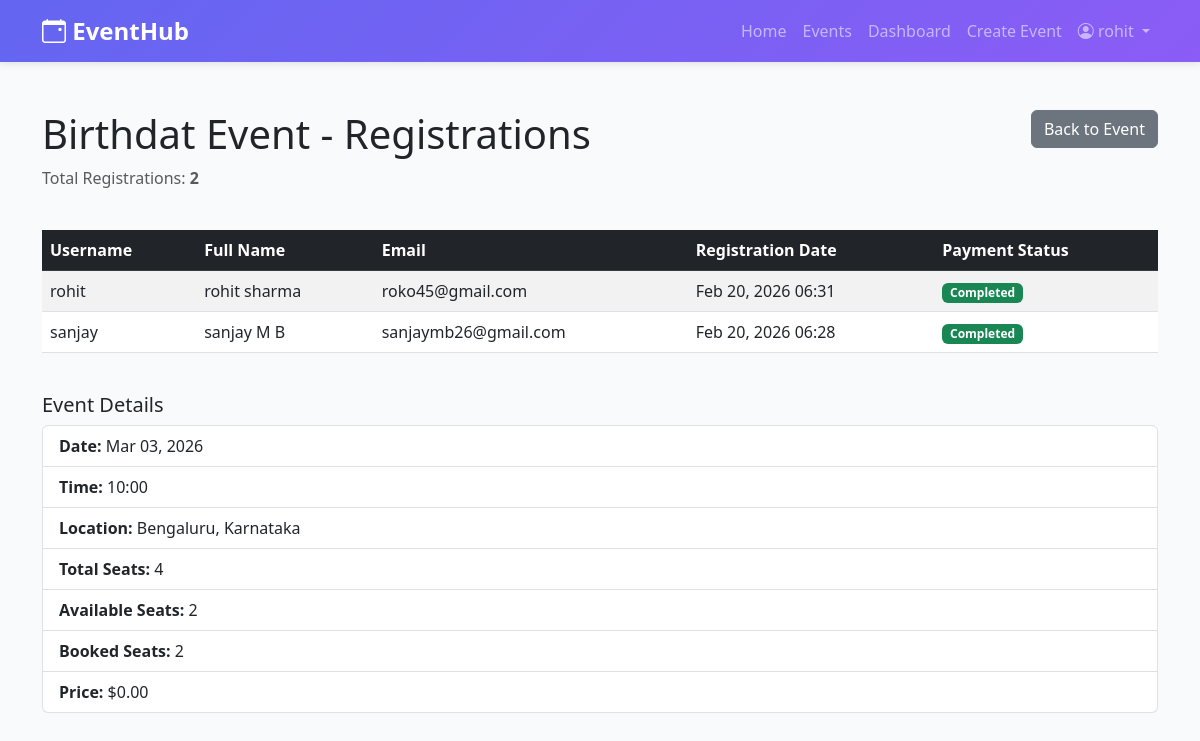
Page /events/1/registrations/ (signed in) on the committed database.
### events/models.py (models this page shows, shortened)
class CustomUser(AbstractUser):
    ROLE_CHOICES = (
        ('admin', 'Admin'),
        ('organizer', 'Event Organizer'),
        ('attendee', 'Attendee'),
    )
    role = models.CharField(max_length=20, choices=ROLE_CHOICES, default='attendee')
    bio = models.TextField(blank=True, null=True)
    profile_image = models.ImageField(upload_to='profiles/', blank=True, null=True)
    created_at = models.DateTimeField(auto_now_add=True)
    class Meta:
        ordering = ['-created_at']

class Event(models.Model):
    title = models.CharField(max_length=200)
    description = models.TextField()
    date = models.DateField()
    time = models.TimeField()
    location = models.CharField(max_length=300)
    price = models.DecimalField(max_digits=10, decimal_places=2, default=0.00, validators=[MinValueValidator(0)])
    max_seats = models.IntegerField(validators=[MinValueValidator(1)])
    available_seats = models.IntegerField(validators=[MinValueValidator(0)])
    image = models.ImageField(upload_to='events/', blank=True, null=True)
    created_by = models.ForeignKey(CustomUser, on_delete=models.CASCADE, related_name='organized_events')
    created_at = models.DateTimeField(auto_now_add=True)
    updated_at = models.DateTimeField(auto_now=True)
    class Meta:
        ordering = ['-date', '-time']
        indexes = [
            models.Index(fields=['date', 'time']),
            models.Index(fields=['created_by']),
        ]
    def get_booked_seats(self):
        return self.max_seats - self.available_seats

class Booking(models.Model):
    PAYMENT_STATUS_CHOICES = (
        ('pending', 'Pending'),
        ('completed', 'Completed'),
        ('cancelled', 'Cancelled'),
    )
    user = models.ForeignKey(CustomUser, on_delete=models.CASCADE, related_name='bookings')
    event = models.ForeignKey(Event, on_delete=models.CASCADE, related_name='bookings')
    booking_date = models.DateTimeField(auto_now_add=True)
    payment_status = models.CharField(max_length=20, choices=PAYMENT_STATUS_CHOICES, default='completed')
    class Meta:
        unique_together = ('user', 'event')
        ordering = ['-booking_date']
        indexes = [
            models.Index(fields=['user', 'event']),
            models.Index(fields=['payment_status']),
        ]

### events/views.py (the view)
# urls.py: path('events/<int:pk>/registrations/', views.event_registrations, name='event_registrations'),
@login_required
def event_registrations(request, pk):
    event = get_object_or_404(Event, pk=pk)
    if request.user != event.created_by and request.user.role != 'admin':
        messages.error(request, 'You do not have permission to view registrations for this event.')
        return redirect('event_detail', pk=pk)
    registrations = Booking.objects.filter(event=event).select_related('user').order_by('-booking_date')
    context = {
        'event': event,
        'registrations': registrations,
        'total_registrations': registrations.count(),
    }
    return render(request, 'events/event_registrations.html', context)

### events/templates/events/event_registrations.html (shortened to what this page needs)
{% extends 'base.html' %}
{% block content %}
<div class="container mt-5">
    <div class="row mb-4">
        <div class="col-md-8">
            <h1>{{ event.title }} - Registrations</h1>
            <p class="text-muted">Total Registrations: <strong>{{ total_registrations }}</strong></p>
        </div>
        <div class="col-md-4 text-end">
            <a href="{% url 'event_detail' event.pk %}" class="btn btn-secondary">Back to Event</a>
        </div>
    </div>
    {% if registrations %}
        <div class="table-responsive">
            <table class="table table-striped table-hover">
                <thead class="table-dark">
                    <tr>
                        <th>Username</th>
                        <th>Full Name</th>
                        <th>Email</th>
                        <th>Registration Date</th>
                        <th>Payment Status</th>
                    </tr>
                </thead>
                <tbody>
                    {% for registration in registrations %}
                        <tr>
                            <td>{{ registration.user.username }}</td>
                            <td>{{ registration.user.get_full_name|default:"-" }}</td>
                            <td>{{ registration.user.email }}</td>
                            <td>{{ registration.booking_date|date:"M d, Y H:i" }}</td>
                            <td>
                                {% if registration.payment_status == 'completed' %}
                                    <span class="badge bg-success">Completed</span>
                                {% elif registration.payment_status == 'pending' %}
                                    <span class="badge bg-warning">Pending</span>
                                {% else %}
                                    <span class="badge bg-danger">Cancelled</span>
                                {% endif %}
                            </td>
                        </tr>
                    {% endfor %}
                </tbody>
            </table>
        </div>
    {% else %}
        <div class="alert alert-info" role="alert">
            <strong>No registrations yet.</strong> No attendees have registered for this event.
        </div>
    {% endif %}
    <div class="mt-4">
        <h5>Event Details</h5>
        <ul class="list-group">
            <li class="list-group-item"><strong>Date:</strong> {{ event.date|date:"M d, Y" }}</li>
            <li class="list-group-item"><strong>Time:</strong> {{ event.time|time:"H:i" }}</li>
            <li class="list-group-item"><strong>Location:</strong> {{ event.location }}</li>
            <li class="list-group-item"><strong>Total Seats:</strong> {{ event.max_seats }}</li>
            <li class="list-group-item"><strong>Available Seats:</strong> {{ event.available_seats }}</li>
            <li class="list-group-item"><strong>Booked Seats:</strong> {{ event.get_booked_seats }}</li>
            <li class="list-group-item"><strong>Price:</strong> ${{ event.price }}</li>
        </ul>
    </div>
</div>
{% endblock %}

### events/templates/base.html (shortened to what this page needs)
<!DOCTYPE html>
<html lang="en">
<head>
    <link href="https://cdn.jsdelivr.net/npm/bootstrap@5.3.0/dist/css/bootstrap.min.css" rel="stylesheet">
    <link rel="stylesheet" href="https://cdn.jsdelivr.net/npm/bootstrap-icons@1.11.0/font/bootstrap-icons.css">
</head>
<body>
    <nav class="navbar navbar-expand-lg navbar-dark sticky-top">
        <div class="container">
            <a class="navbar-brand" href="{% url 'home' %}">
                <i class="bi bi-calendar-event"></i> EventHub
            </a>
            <div class="collapse navbar-collapse" id="navbarNav">
                <ul class="navbar-nav ms-auto">
                    <li class="nav-item">
                        <a class="nav-link" href="{% url 'home' %}">Home</a>
                    </li>
                    <li class="nav-item">
                        <a class="nav-link" href="{% url 'event_list' %}">Events</a>
                    </li>
                    {% if user.is_authenticated %}
                        <li class="nav-item">
                            <a class="nav-link" href="{% url 'dashboard' %}">Dashboard</a>
                        </li>
                        {% if user.role == 'organizer' %}
                            <li class="nav-item">
                                <a class="nav-link" href="{% url 'create_event' %}">Create Event</a>
                            </li>
                        {% endif %}
                        <li class="nav-item dropdown">
                            <a class="nav-link dropdown-toggle" href="#" id="userDropdown" role="button" data-bs-toggle="dropdown">
                                <i class="bi bi-person-circle"></i> {{ user.username }}
                            </a>
                        </li>
                    {% endif %}
                </ul>
            </div>
        </div>
    </nav>
    <main>
        {% block content %}{% endblock %}
    </main>
</body>
</html>

### events/templates/base.html (style rules this page uses)
:root { --primary-color: #6366f1; --secondary-color: #8b5cf6; --success-color: #10b981; --danger-color: #ef4444; }
body { background-color: #f8fafc; font-family: 'Segoe UI', Tahoma, Geneva, Verdana, sans-serif; }
.navbar { background: linear-gradient(135deg, var(--primary-color) 0%, var(--secondary-color) 100%); box-shadow: 0 2px 8px rgba(0,0,0,0.1); }
.navbar-brand { font-weight: 700; font-size: 1.5rem; }

### rows in the picture
CustomUser: username "rohit"
Event: title "Birthdat Event", date "Mar 03, 2026", time "10:00", location "Bengaluru, Karnataka", max_seats "4", available_seats "2", get_booked_seats "2", price "0.00"
Booking: user.username "rohit", user.get_full_name "rohit sharma", user.email "roko45@gmail.com", booking_date "Feb 20, 2026 06:31", payment_status "Completed"
Booking: user.username "sanjay", user.get_full_name "sanjay M B", user.email "sanjaymb26@gmail.com", booking_date "Feb 20, 2026 06:28", payment_status "Completed"

### other values in the picture
{{ total_registrations }} "2"
